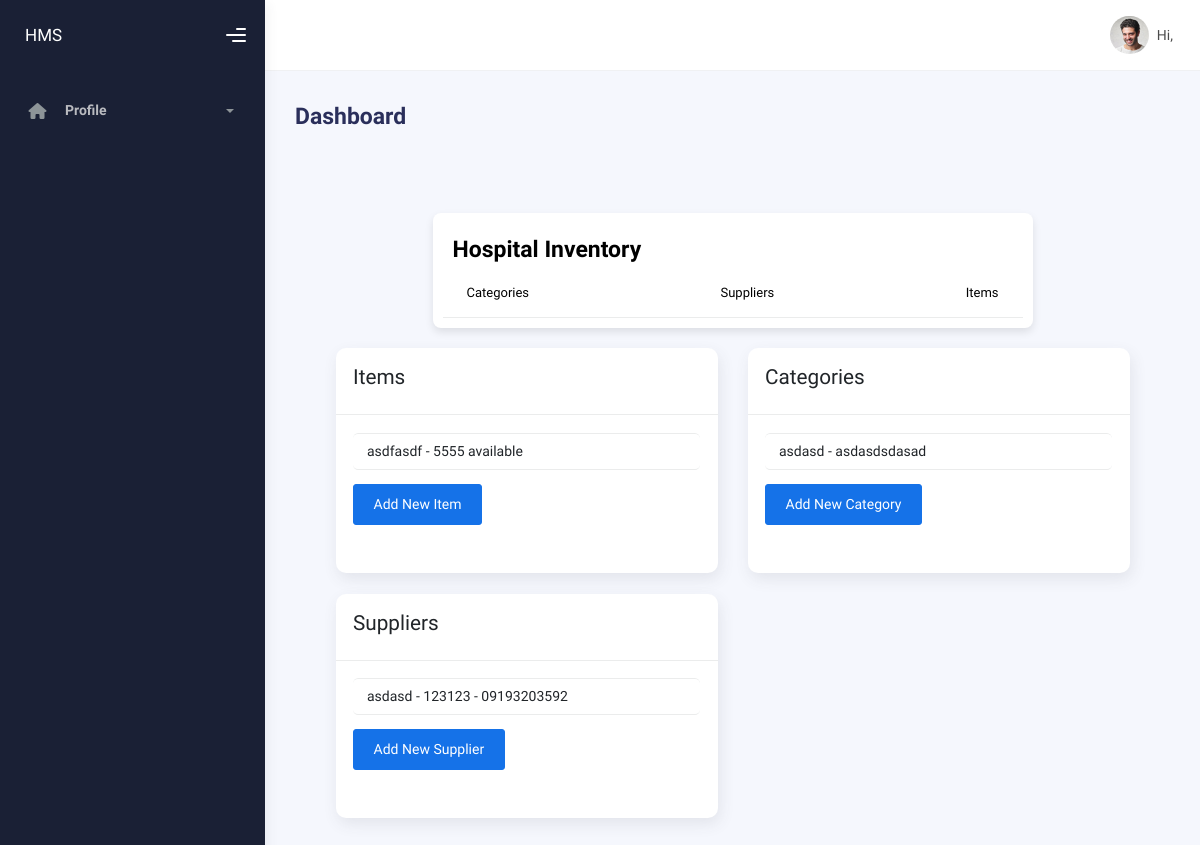
Screenshot of /inventory/ with the database file from the repository.
### inventory/models.py (models this page shows, shortened)
class Item(models.Model):
    category = models.ForeignKey(Category, on_delete=models.CASCADE)
    name = models.CharField(max_length=100)
    description = models.TextField(blank=True, null=True)
    quantity = models.PositiveIntegerField(default=0)
    reorder_level = models.PositiveIntegerField(default=0)
    supplier = models.ForeignKey(Supplier, on_delete=models.SET_NULL, null=True, blank=True)
    hospital = models.ForeignKey('hospital.Hospital', on_delete=models.CASCADE, null=True)

class Category(models.Model):
    name = models.CharField(max_length=100)
    description = models.TextField(blank=True, null=True)
    hospital = models.ForeignKey('hospital.Hospital', on_delete=models.CASCADE, null=True)

class Supplier(models.Model):
    name = models.CharField(max_length=200)
    contact_name = models.CharField(max_length=100, blank=True, null=True)
    phone_number = models.CharField(max_length=20, blank=True, null=True)
    email = models.EmailField(blank=True, null=True)
    hospital = models.ForeignKey('hospital.Hospital', on_delete=models.CASCADE, null=True)

### inventory/views.py (the view)
# urls.py: path('', views.inventory_home, name='inventory_home'),
def inventory_home(request):
    items = Item.objects.all()
    categories = Category.objects.all()
    supplier = Supplier.objects.all()
    context = {
        'items': items,
        'categories': categories,
        'suppliers': supplier,
    }
    return render(request, 'inventory/home.html', context)

### inventory/templates/inventory/home.html (shortened to what this page needs)
{% extends "layout/base.html" %}
{% load static %}
{% block content %}
    <div class="container">
        <div class="page-inner">
            <div class="row">
                <div class="col-md-12">
                    <div class="card" style="max-width: 600px; margin: 20px auto; padding: 10px; box-shadow: 0 4px 8px rgba(0,0,0,0.1); border-radius: 8px;">
                        <div class="card-header" style="padding: 10px;">
                            <h3 class="fw-bold" style="margin-bottom: 10px; color: black;">Hospital Inventory</h3>
                            <nav class="navbar inventory-nav navbar-expand-lg navbar-light" style="padding: 0;">
                                <ul class="navbar-nav d-flex justify-content-between w-100" style="list-style: none; padding: 0; margin: 0;">
                                    <li class="nav-item"><a class="nav-link" href="{% url 'inventory:category_list' %}" style="padding: 5px 10px; color: black;">Categories</a></li>
                                    <li class="nav-item"><a class="nav-link" href="{% url 'inventory:supplier_list' %}" style="padding: 5px 10px; color: black;">Suppliers</a></li>
                                    <li class="nav-item"><a class="nav-link" href="{% url 'inventory:item_list' %}" style="padding: 5px 10px; color: black;">Items</a></li>
                                </ul>
                            </nav>
                        </div>
                    </div>
                </div>
            </div>
            <div class="row">
                <div class="col-md-6 mb-4">
                    <div class="card h-100">
                        <div class="card-header">
                            <h4>Items</h4>
                        </div>
                        <div class="card-body">
                            <ul class="list-group">
                                {% for item in items %}
                                    <li class="list-group-item">{{ item.name }} - {{ item.quantity }} available</li>
                                {% empty %}
                                    <li class="list-group-item">No items found.</li>
                                {% endfor %}
                            </ul>
                            <a href="{% url 'inventory:item_create' %}" class="btn btn-primary mt-3">Add New Item</a>
                        </div>
                    </div>
                </div>
                <div class="col-md-6 mb-4">
                    <div class="card h-100">
                        <div class="card-header">
                            <h4>Categories</h4>
                        </div>
                        <div class="card-body">
                            <ul class="list-group">
                                {% for category in categories %}
                                    <li class="list-group-item">{{ category.name }} - {{ category.description }}</li>
                                {% empty %}
                                    <li class="list-group-item">No categories found.</li>
                                {% endfor %}
                            </ul>
                            <a href="{% url 'inventory:category_create' %}" class="btn btn-primary mt-3">Add New Category</a>
                        </div>
                    </div>
                </div>
            </div>
            <div class="row">
                <div class="col-md-6 mb-4">
                    <div class="card h-100">
                        <div class="card-header">
                            <h4>Suppliers</h4>
                        </div>
                        <div class="card-body">
                            <ul class="list-group">
                                {% for supplier in suppliers %}
                                    <li class="list-group-item">{{ supplier.name }} - {{ supplier.contact_name }} - {{ supplier.phone_number }}</li>
                                {% empty %}
                                    <li class="list-group-item">No suppliers found.</li>
                                {% endfor %}
                            </ul>
                            <a href="{% url 'inventory:supplier_create' %}" class="btn btn-primary mt-3">Add New Supplier</a>
                        </div>
                    </div>
                </div>
            </div>
        </div>
    </div>
{% endblock %}

### rows the page displays
Item: name "asdfasdf", quantity "5555"
Category: name "asdasd", description "asdasdsdasad"
Supplier: name "asdasd", contact_name "123123", phone_number "09193203592"
